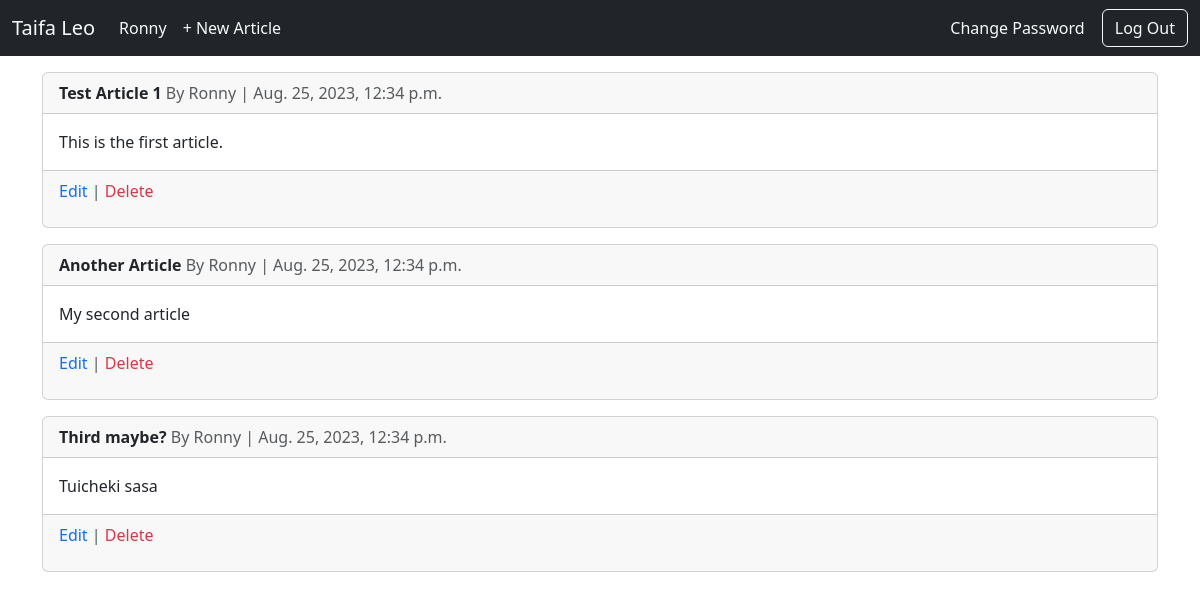
The page /articles/ (signed in) on the database as committed earlier.
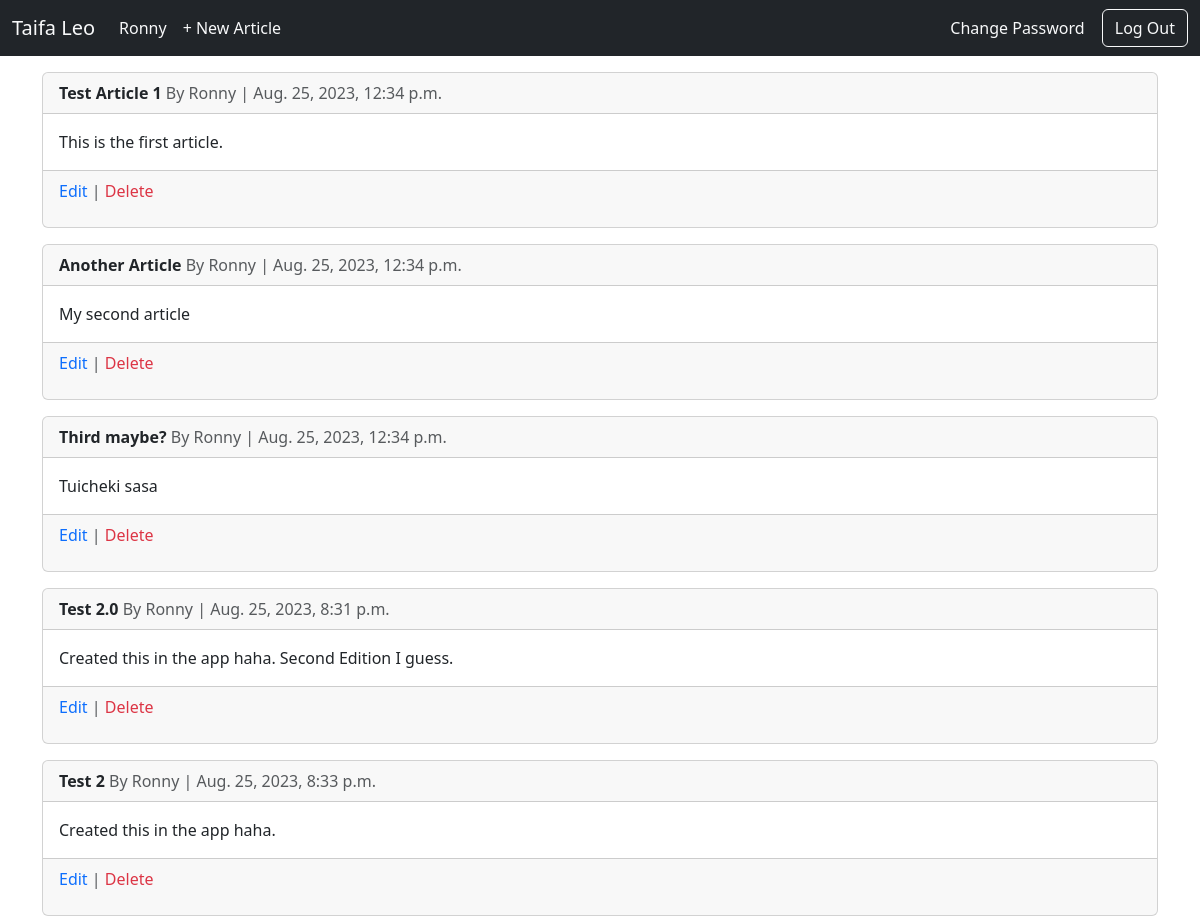
The same page on the database as committed later.
### pages/models.py (models this page shows, shortened)
class Article(models.Model):
    title = models.CharField(max_length=255)
    author = models.ForeignKey(
        get_user_model(),
        on_delete=models.CASCADE
    )
    date = models.DateTimeField(auto_now_add=True)
    content = models.TextField()

### users/models.py (models this page shows)
class CustomUser(AbstractUser):
    age = models.PositiveIntegerField(null=True, blank=True)

### pages/views.py (the view)
# urls.py: path("articles/", ArticleListView.as_view(), name="article_list"),
class ArticleListView(LoginRequiredMixin, ListView):
    login_url = "login"
    model = Article
    template_name = "article_list.html"
    context_object_name = "articles"

### templates/article_list.html
{% extends 'base.html' %}
{% block content %}
{% for article in articles %}
<div class="card mt-3">
    <div class="card-header">
       <a href="{% url 'article_detail' article.pk %}" class="text-decoration-none text-dark">
            <strong >{{ article.title }}</strong>
        </a>
      <span class="text-muted">By {{ article.author }} | {{ article.date }}</span>
    </div>
    <div class="card-body">
      <p class="card-text">{{ article.content }}</p>
    </div>
    <div class="card-footer text-body-secondary">
      {% if user.is_authenticated and user == article.author %}
        <p>
            <a href="{% url 'article_edit' article.pk %}" class="text-primary text-decoration-none">Edit</a> |
            <a href="{% url 'article_delete' article.pk %}" class="text-danger text-decoration-none">Delete</a>
        </p>
      {% else %}
        <p>
        </p>
      {% endif %}
    </div>
  </div>
{% endfor %}
{% endblock %}

Rows that differ between the two databases and show on the page:
added Article: title "Test 2.0", author "Ronny", date "Aug. 25, 2023, 8:31 p.m.", content "Created this in the app haha. Second Edition I guess.", shows "Delete"
added Article: title "Test 2", author "Ronny", date "Aug. 25, 2023, 8:33 p.m.", content "Created this in the app haha.", shows "Edit"
